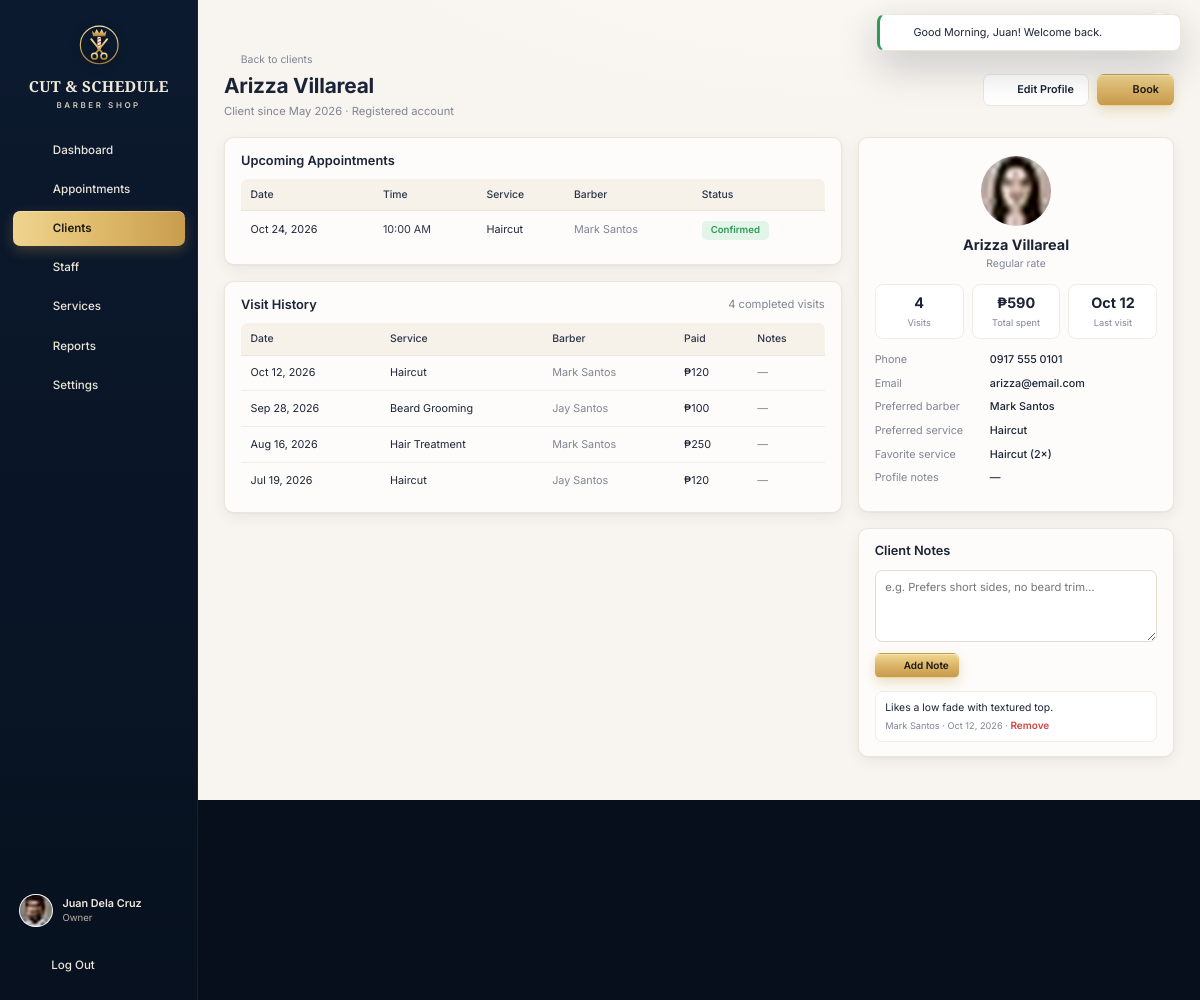
Screenshot of /owner/client_view.php?id=1 (signed in) with the database file from the repository.
### tables this page shows
CREATE TABLE users (
  id               INT AUTO_INCREMENT PRIMARY KEY,
  name             VARCHAR(100) NOT NULL,
  username         VARCHAR(100) UNIQUE NOT NULL,
  email            VARCHAR(150) UNIQUE NOT NULL,
  phone            VARCHAR(30)  NULL,
  password         VARCHAR(255) NOT NULL,
  role             ENUM('owner','staff','client') NOT NULL,
  status           ENUM('active','inactive') DEFAULT 'active',
  avatar           VARCHAR(255) NULL,
  remember_token   VARCHAR(64)  NULL,
  remember_expires DATETIME     NULL,
  created_at       DATETIME DEFAULT CURRENT_TIMESTAMP,
  updated_at       DATETIME DEFAULT CURRENT_TIMESTAMP ON UPDATE CURRENT_TIMESTAMP
);

CREATE TABLE clients (
  id                   INT AUTO_INCREMENT PRIMARY KEY,
  user_id              INT NULL UNIQUE,
  name                 VARCHAR(100) NOT NULL,
  email                VARCHAR(150) NULL,
  phone                VARCHAR(30)  NULL,
  discount_type        ENUM('none','senior','pwd') NOT NULL DEFAULT 'none',
  preferred_barber_id  INT NULL,
  preferred_service_id INT NULL,
  notes                TEXT NULL,
  avatar               VARCHAR(255) NULL,
  created_at           DATETIME DEFAULT CURRENT_TIMESTAMP,
  updated_at           DATETIME DEFAULT CURRENT_TIMESTAMP ON UPDATE CURRENT_TIMESTAMP,
  CONSTRAINT fk_client_user    FOREIGN KEY (user_id) REFERENCES users(id) ON DELETE SET NULL,
  CONSTRAINT fk_client_barber  FOREIGN KEY (preferred_barber_id) REFERENCES users(id) ON DELETE SET NULL,
  CONSTRAINT fk_client_service FOREIGN KEY (preferred_service_id) REFERENCES services(id) ON DELETE SET NULL
);

CREATE TABLE appointments (
  id               INT AUTO_INCREMENT PRIMARY KEY,
  client_id        INT NOT NULL,
  barber_id        INT NOT NULL,
  service_id       INT NOT NULL,
  appointment_date DATE NOT NULL,
  start_time       TIME NOT NULL,
  end_time         TIME NOT NULL,
  status           ENUM('pending','confirmed','in_progress','completed','cancelled') NOT NULL DEFAULT 'pending',
  base_price       DECIMAL(10,2) NOT NULL,
  discount_type    ENUM('none','senior','pwd') NOT NULL DEFAULT 'none',
  discount_amount  DECIMAL(10,2) NOT NULL DEFAULT 0,
  total_price      DECIMAL(10,2) NOT NULL,
  notes            TEXT NULL,
  created_by       INT NULL,
  completed_at     DATETIME NULL,
  created_at       DATETIME DEFAULT CURRENT_TIMESTAMP,
  updated_at       DATETIME DEFAULT CURRENT_TIMESTAMP ON UPDATE CURRENT_TIMESTAMP,
  INDEX idx_barber_date (barber_id, appointment_date),
  INDEX idx_date_status (appointment_date, status),
  INDEX idx_client (client_id),
  CONSTRAINT fk_appt_client  FOREIGN KEY (client_id)  REFERENCES clients(id)  ON DELETE CASCADE,
  CONSTRAINT fk_appt_barber  FOREIGN KEY (barber_id)  REFERENCES users(id)    ON DELETE RESTRICT,
  CONSTRAINT fk_appt_service FOREIGN KEY (service_id) REFERENCES services(id) ON DELETE RESTRICT,
  CONSTRAINT fk_appt_creator FOREIGN KEY (created_by) REFERENCES users(id)    ON DELETE SET NULL
);

CREATE TABLE services (
  id          INT AUTO_INCREMENT PRIMARY KEY,
  name        VARCHAR(100) NOT NULL,
  description VARCHAR(255) NULL,
  price       DECIMAL(10,2) NOT NULL,
  duration    INT NOT NULL,
  image       VARCHAR(255) NULL,
  status      ENUM('active','archived') DEFAULT 'active',
  sort_order  INT NOT NULL DEFAULT 0,
  created_at  DATETIME DEFAULT CURRENT_TIMESTAMP,
  updated_at  DATETIME DEFAULT CURRENT_TIMESTAMP ON UPDATE CURRENT_TIMESTAMP,
  CHECK (price > 0),
  CHECK (duration > 0)
);

CREATE TABLE client_notes (
  id             INT AUTO_INCREMENT PRIMARY KEY,
  client_id      INT NOT NULL,
  staff_id       INT NULL,
  appointment_id INT NULL,
  note           TEXT NOT NULL,
  created_at     DATETIME DEFAULT CURRENT_TIMESTAMP,
  CONSTRAINT fk_note_client FOREIGN KEY (client_id) REFERENCES clients(id) ON DELETE CASCADE,
  CONSTRAINT fk_note_staff  FOREIGN KEY (staff_id)  REFERENCES users(id)   ON DELETE SET NULL,
  CONSTRAINT fk_note_appt   FOREIGN KEY (appointment_id) REFERENCES appointments(id) ON DELETE SET NULL
);

### owner/client_view.php (the view, shortened to what the rows shown need)
<?php
require __DIR__ . '/../includes/bootstrap.php';
$user = Auth::requireRole('owner', 'staff');
$isOwner = $user->getRole() === 'owner';
$client = ClientProfile::find((int) input('id'));
$visits = $client->visits();
$upcoming = Database::all(
    "SELECT a.*, s.name AS service_name, s.image AS service_image, u.name AS barber_name, c.name AS client_name, c.phone AS client_phone
     FROM appointments a JOIN services s ON s.id = a.service_id JOIN users u ON u.id = a.barber_id JOIN clients c ON c.id = a.client_id
     WHERE a.client_id = ? AND a.status IN ('pending','confirmed','in_progress') ORDER BY a.appointment_date, a.start_time",
    [$client->getId()]
);
$fav = $client->favoriteService();
$prefBarber = $client->getPreferredBarberId() ? User::find($client->getPreferredBarberId()) : null;
$prefService = $client->getPreferredServiceId() ? Service::find($client->getPreferredServiceId()) : null;
$notes = $client->notesHistory();
require __DIR__ . '/../includes/header.php';
?>
<div class="page-head">
  <div>
    <h1><?= e($client->getName()) ?></h1>
    <p>Client since <?= e(fmt_date($client->getCreatedAt(), 'F Y')) ?> · <?= $client->getUserId() ? 'Registered account' : 'Walk-in client' ?></p>
  </div>
</div>
<div class="dash">
  <div class="stack">
    <section class="card">
      <div class="card-head"><h2>Upcoming Appointments</h2></div>
      <?php if (!$upcoming): ?>
        <p class="muted">No upcoming appointments.</p>
      <?php else: ?>
        <div class="table-wrap"><table class="tbl tbl-responsive">
          <thead><tr><th>Date</th><th>Time</th><th>Service</th><th>Barber</th><th>Status</th></tr></thead>
          <tbody>
          <?php foreach ($upcoming as $a): ?>
            <tr>
              <td data-label="Date"><?= e(fmt_date($a['appointment_date'])) ?></td>
              <td data-label="Time" class="t-time"><?= fmt_time($a['start_time'], true) ?></td>
              <td data-label="Service"><?= e($a['service_name']) ?></td>
              <td data-label="Barber" class="t-muted"><?= e($a['barber_name']) ?></td>
              <td data-label="Status"><?= status_badge($a['status'], !$isOwner) ?></td>
            </tr>
          <?php endforeach; ?>
          </tbody>
        </table></div>
      <?php endif; ?>
    </section>
    <section class="card">
      <div class="card-head"><h2>Visit History</h2><span class="muted"><?= count($visits) ?> completed visit<?= count($visits) === 1 ? '' : 's' ?></span></div>
      <?php if (!$visits): ?>
        <p class="muted">No completed visits yet.</p>
      <?php else: ?>
        <div class="table-wrap"><table class="tbl tbl-responsive">
          <thead><tr><th>Date</th><th>Service</th><th>Barber</th><th>Paid</th><th>Notes</th></tr></thead>
          <tbody>
          <?php foreach (array_slice($visits, 0, 25) as $v): ?>
            <tr>
              <td data-label="Date" class="nowrap"><?= e(fmt_date($v['appointment_date'])) ?></td>
              <td data-label="Service"><?= e($v['service_name']) ?></td>
              <td data-label="Barber" class="t-muted"><?= e($v['barber_name']) ?></td>
              <td data-label="Paid"><?= peso($v['total_price']) ?></td>
              <td data-label="Notes" class="t-muted"><?= e($v['notes'] ?: '—') ?></td>
            </tr>
          <?php endforeach; ?>
          </tbody>
        </table></div>
      <?php endif; ?>
    </section>
  </div>
  <div class="stack">
    <section class="card profile-card">
      <?= avatar($client->getName(), $client->getAvatar(), 88) ?>
      <h2><?= e($client->getName()) ?></h2>
      <p><?= $client->getDiscountType() === 'none' ? 'Regular rate' : e(discount_label($client->getDiscountType())) . ' · 20% discount' ?></p>
      <div class="mini-stats">
        <div><strong><?= count($visits) ?></strong><small>Visits</small></div>
        <div><strong><?= peso($client->totalSpent()) ?></strong><small>Total spent</small></div>
        <div><strong><?= $client->lastVisit() ? e(fmt_date($client->lastVisit(), 'M j')) : '—' ?></strong><small>Last visit</small></div>
      </div>
      <dl class="kv">
        <dt>Phone</dt><dd><?= e($client->getPhone() ?: '—') ?></dd>
        <dt>Email</dt><dd><?= e($client->getEmail() ?: '—') ?></dd>
        <dt>Preferred barber</dt><dd><?= e($prefBarber ? $prefBarber->getName() : '—') ?></dd>
        <dt>Preferred service</dt><dd><?= e($prefService ? $prefService->name : '—') ?></dd>
        <dt>Favorite service</dt><dd><?= e($fav ? $fav['name'] . ' (' . $fav['times'] . '×)' : '—') ?></dd>
        <dt>Profile notes</dt><dd><?= e($client->getNotes() ?: '—') ?></dd>
      </dl>
    </section>
    <section class="card">
      <div class="card-head"><h2>Client Notes</h2></div>
      <div class="stack" style="gap:10px">
        <?php foreach ($notes as $n): ?>
          <div class="note-item">
            <?= nl2br(e($n['note'])) ?>
            <small><?= e($n['staff_name'] ?? 'Staff') ?> · <?= e(time_ago($n['created_at'])) ?>
              <?php if ($isOwner || (int) $n['staff_id'] === $user->getId()): ?>
                · <form class="inline" method="post" data-confirm="Remove this note?" data-confirm-style="danger" data-confirm-label="Remove"><button class="link-btn" type="submit" style="color:var(--red)">Remove</button></form>
              <?php endif; ?>
            </small>
          </div>
        <?php endforeach; ?>
      </div>
    </section>
  </div>
</div>
<?php require __DIR__ . '/../includes/footer.php'; ?>

### includes/header.php (shortened to what the rows shown need)
<?php
$role = $user->getRole();
$profileUrl = ['owner' => 'owner/settings.php', 'staff' => 'staff/profile.php', 'client' => 'client/profile.php'][$role];
?>
<!doctype html>
<html lang="en">
<head>
  <link rel="stylesheet" href="<?= asset('assets/css/app.css') ?>">
</head>
<body class="app role-<?= e($role) ?>" data-base="<?= e(BASE_URL) ?>"<?= !empty($fitScreen) ? ' data-fit' : '' ?>>
<div class="app-shell">
  <aside class="sidebar" id="sidebar">
    <div class="sidebar-foot">
      <a class="sidebar-user" href="<?= url($profileUrl) ?>">
        <?= avatar($user->getName(), $user->getAvatar(), 42) ?>
        <span>
          <strong><?= e($user->getName()) ?></strong>
          <small><?= e($user->roleLabel()) ?></small>
        </span>
      </a>
    </div>
  </aside>
  <div class="main">
    <main class="content">

### includes/functions.php (shortened to what the rows shown need)
<?php
function e($value): string
{
    return htmlspecialchars((string) ($value ?? ''), ENT_QUOTES, 'UTF-8');
}
function url(string $path = ''): string
{
    return BASE_URL . '/' . ltrim($path, '/');
}
function asset(string $path): string
{
    $file = APP_ROOT . '/' . ltrim($path, '/');
    $v = is_file($file) ? filemtime($file) : 1;
    return url($path) . '?v=' . $v;
}
function input(string $key, $default = '')
{
    $v = $_POST[$key] ?? $_GET[$key] ?? $default;
    return is_string($v) ? trim($v) : $v;
}
function peso($amount): string
{
    $amount = (float) $amount;
    $decimals = abs($amount - round($amount)) < 0.005 ? 0 : 2;
    return '₱' . number_format($amount, $decimals);
}
function fmt_time(?string $time, bool $pad = false): string
{
    return date($pad ? 'h:i A' : 'g:i A', strtotime('2000-01-01 ' . $time));
}
function fmt_date(?string $date, string $format = 'M j, Y'): string
{
    return $date ? date($format, strtotime($date)) : '';
}
function time_ago(string $datetime): string
{
    $diff = time() - strtotime($datetime);
    if ($diff < 604800) return floor($diff / 86400) . ' day' . (floor($diff / 86400) > 1 ? 's' : '') . ' ago';
    return fmt_date($datetime);
}
function media_url(?string $path): ?string
{
    return is_file(APP_ROOT . '/' . $path) ? url($path) : null;
}
function avatar(?string $name, ?string $path = null, int $size = 40, string $class = ''): string
{
    $src = media_url($path);
    $style = "width:{$size}px;height:{$size}px;";
    if ($src) {
        return '<img class="avatar ' . e($class) . '" src="' . e($src) . '" alt="' . e($name) . '" style="' . $style . '">';
    }
    $fs = max(10, (int) round($size * 0.38));
    return '<span class="avatar avatar-initials ' . e($class) . '" style="' . $style . 'font-size:' . $fs . 'px">' . e(initials($name ?? '?')) . '</span>';
}
function status_badge(string $status, bool $staffView = false): string
{
    $label = Appointment::statusLabel($status, $staffView);
    $cls = $staffView && in_array($status, ['pending', 'confirmed'], true) ? 'upcoming' : $status;
    return '<span class="badge badge-' . e($cls) . '">' . e($label) . '</span>';
}

### rows the page displays
users: avatar (picture), name "Juan Dela Cruz"
clients: name "Arizza Villareal", created_at "May 2026", avatar (picture), phone "0917 555 0101", email "arizza@email.com", notes "—"
appointments: appointment_date "Oct 24, 2026", start_time "10:00 AM", service.name "Haircut", barber.name "Mark Santos", status "Confirmed"
appointments: appointment_date "Oct 12, 2026", service.name "Haircut", barber.name "Mark Santos", total_price "₱120", notes "—"
appointments: appointment_date "Sep 28, 2026", service.name "Beard Grooming", barber.name "Jay Santos", total_price "₱100", notes "—"
appointments: appointment_date "Aug 16, 2026", service.name "Hair Treatment", barber.name "Mark Santos", total_price "₱250", notes "—"
appointments: appointment_date "Jul 19, 2026", service.name "Haircut", barber.name "Jay Santos", total_price "₱120", notes "—"
users: name "Mark Santos"
services: name "Haircut"
client_notes: note "Likes a low fade with textured top.", staff.name "Mark Santos", created_at "Oct 12, 2026"

### other values shown
$label "Dashboard"
$label "Appointments"
$label "Clients"
$label "Staff"
$label "Services"
$label "Reports"
$label "Settings"
$user->roleLabel() "Owner"
$f['message'] "Good Morning, Juan! Welcome back."
count($visits) "4"
peso($client->totalSpent()) "₱590"
fmt_date($client->lastVisit(), 'M j') "Oct 12"
$fav ? $fav['name'] . ' (' . $fav['times'] . '×)' : '—' "Haircut (2×)"
